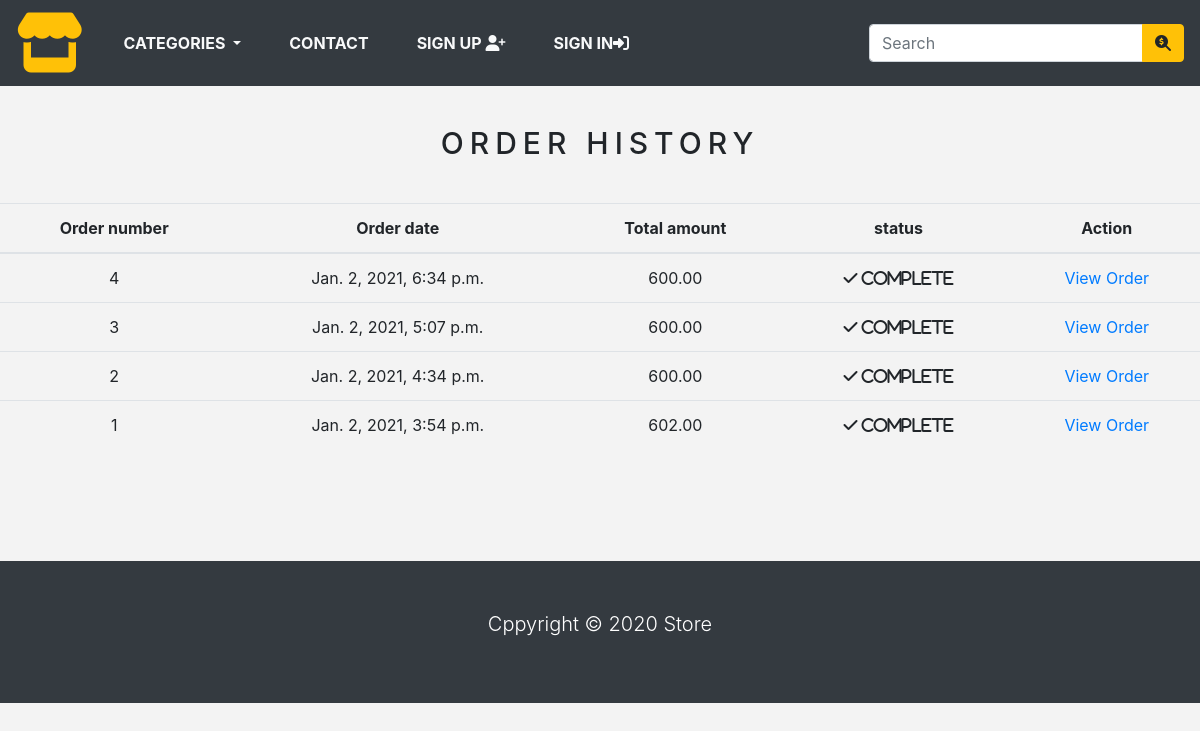
Before: /order_history/ (signed in) with the older database file.
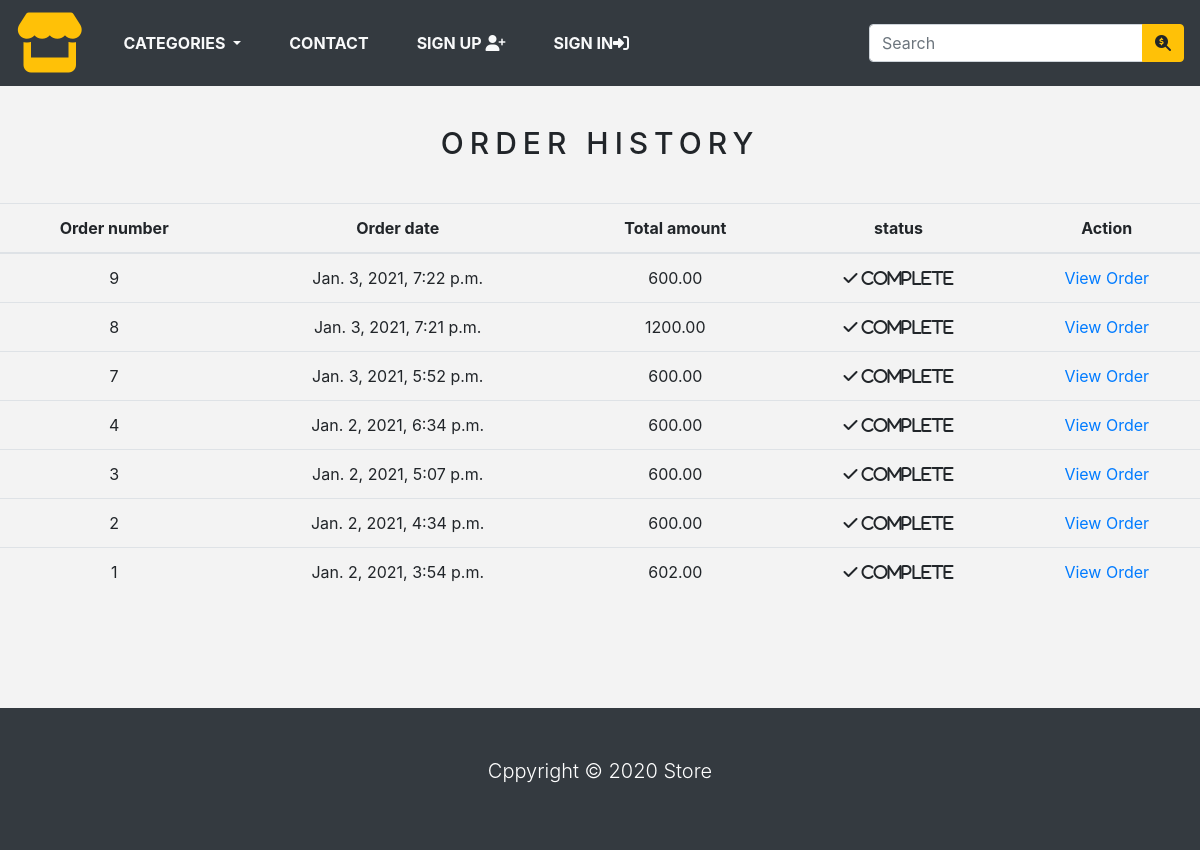
After: the same page with the newer database file.
### store/models.py (models this page shows, shortened)
class Order(models.Model):
    token = models.CharField(max_length=250, blank=True)
    total = models.DecimalField(max_digits=10, decimal_places=2, verbose_name='USD order total')
    emailAddress = models.EmailField(max_length=250, blank=True, verbose_name='Email address')
    created = models.DateTimeField(auto_now_add=True)
    billingName = models.CharField(max_length=250, blank=True)
    billingAddress1 = models.CharField(max_length=250, blank=True)
    billingCity = models.CharField(max_length=250, blank=True)
    billingPostcode = models.CharField(max_length=250, blank=True)
    billingCountry = models.CharField(max_length=250, blank=True)
    shippingName = models.CharField(max_length=250, blank=True)
    shippingAddress1 = models.CharField(max_length=250, blank=True)
    shippingCity = models.CharField(max_length=250, blank=True)
    shippingPostcode = models.CharField(max_length=250, blank=True)
    shippingCountry = models.CharField(max_length=250, blank=True)
    class Meta:
        db_table = 'Order'
        ordering = ['-created']

### store/views.py (the view)
# urls.py: path('order_history/', views.orderHistory, name='order_history'),
@login_required(redirect_field_name='next', login_url='signin')
def orderHistory(request):
    if request.user.is_authenticated:
        email = str(request.user.email)
        order_details = Order.objects.filter(emailAddress=email)
        return render(request, 'order_list.html', {'order_details': order_details})

### store/context_processors.py (called while the page is built)
def counter(request):
    item_count = 0
    if 'admin' in request.path:
        return {}
    else:
        try:
            cart = Cart.objects.filter(cart_id=_cart_id(request))
            cart_items = CartItem.objects.all().filter(cart=cart[:1])
            for cart_item in cart_items:
                item_count += cart_item.quantity
        except Cart.DoesNotExist:
            item_count = 0
    return dict(item_count=item_count)

def menu_links(request):
    links = Category.objects.all()
    return dict(links=links)

### store/models.py (called while the page is built)
    def get_url(self):
        return reverse('products_by_category', args=[self.slug])

### store/views.py (called while the page is built)
def _cart_id(request):
    cart = request.session.session_key
    if not cart:
        cart = request.session.create()
    return cart

### templates/order_list.html (shortened to what this page needs)
{% extends 'base.html' %}
{% load static %}
{% block content %}
    <div class="text-center">
    <br>
    <h1 class="text-center product_title">
        Order history
    </h1>
    <br>
    {% if order_details %}
        <table class="table table-strtipped">
            <thead>
            <tr>
                <th>Order number</th>
                <th>Order date</th>
                <th>Total amount</th>
                <th>status</th>
                <th>Action</th>
            </tr>
            </thead>
            <tbody>
                {% for order in order_details %}
                <tr>
                    <td>{{ order.id }}</td>
                    <td>{{ order.created}}</td>
                    <td>{{ order.total }}</td>
                    <td><i class="fas fa-check">&nbsp;Complete</i></td>
                    <td><a href="{% url 'order_detail' order.id %}">View Order</a></td>
                </tr>
            {% endfor %}
            </tbody>
        </table>
    {% else %}
    <p> You have not placed any orders yet.</p>
    <br><br>
    <a class="btn btn-secondary" href="{% url 'home' %}">Continue shopping</a>
    </div>
    {% endif %}
    <br>
    <br>
{% endblock %}

Changed rows visible on the page:
added Order: id "9", created "Jan. 3, 2021, 7:22 p.m.", total "600.00"
added Order: id "8", created "Jan. 3, 2021, 7:21 p.m.", total "1200.00"
added Order: id "7", created "Jan. 3, 2021, 5:52 p.m.", total "600.00"
